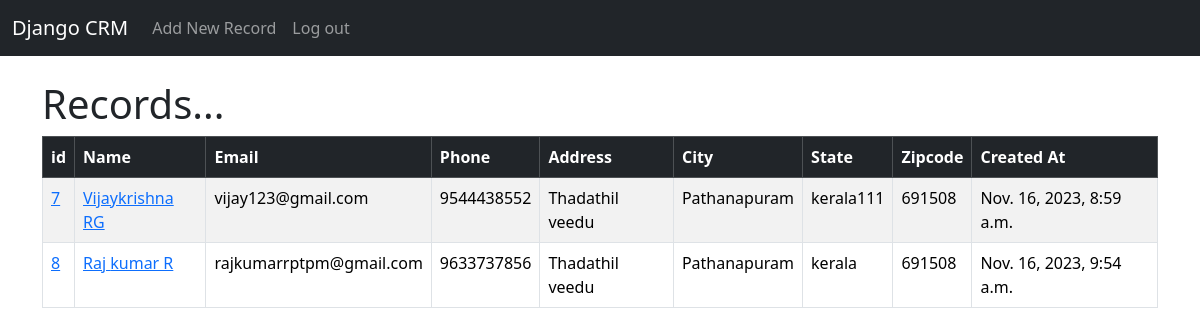
The app's page /home/ (signed in) with its own data.
### website/models.py (models this page shows, shortened)
class Record(models.Model):
    created_at = models.DateTimeField(auto_now_add=True)
    first_name = models.CharField(max_length=50)
    last_name = models.CharField(max_length=50)
    email = models.EmailField(max_length=100)
    phone = models.IntegerField()
    address = models.TextField(max_length=300)
    city = models.CharField(max_length=50)
    state = models.CharField(max_length=50)
    zipcode = models.CharField(max_length=50)

### website/views.py (the view)
# urls.py: 2. Add a URL to urlpatterns:  path('', views.home, name='home')
def home(request, ):
    records = Record.objects.all()
    if request.method == "POST":
        username = request.POST['username']
        password = request.POST['password']
        user = authenticate(request, username=username, password=password)
        if user is not None:
            login(request,user)
            messages.success(request,"You Have Been Logged In!")
            return redirect('home')
        else:
            messages.error(request,"There Was An Error Logging In,Please Try Again!!!")
            return redirect('home')
    else:
        return render(request,'home.html',{'records': records})

### website/templates/home.html (shortened to what this page needs)
{% extends 'base.html' %}
{% block content %}
    {% if user.is_authenticated %}
        <h1>Records...</h1>
        <table class="table table-striped table-hover table-bordered ">
            <thead class="table-dark">
                <tr>
                    <th scope="col">id</th>
                    <th scope="col">Name</th>
                    <th scope="col">Email</th>
                    <th scope="col">Phone</th>
                    <th scope="col">Address</th>
                    <th scope="col">City</th>
                    <th scope="col">State</th>
                    <th scope="col">Zipcode</th>
                    <th scope="col">Created At </th>
                </tr>
            </thead>
            <tbody>
                {% if records %}
                    {% for record in records %}
                        <tr>
                            <td><a href="{% url 'record' record.id %}">{{ record.id }}</a></td>
                            <td><a href="{% url 'record' record.id %}">{{ record.first_name }} {{ record.last_name }}</a></td>
                            <td>{{ record.email }}</td>
                            <td>{{ record.phone }}</td>
                            <td>{{ record.address }}</td>
                            <td>{{ record.city }}</td>
                            <td>{{ record.state }}</td>
                            <td>{{ record.zipcode }}</td>
                            <td>{{ record.created_at }}</td>
                        </tr>
                    {% endfor %}
                {% endif %}
            </tbody>
        </table>
    {% endif %}
</div>
{% endblock %}

### website/templates/base.html (shortened to what this page needs)
<!DOCTYPE html>
<html lang="en">
<head>
    <link href="https://cdn.jsdelivr.net/npm/bootstrap@5.3.2/dist/css/bootstrap.min.css" rel="stylesheet">
</head>
<body>
{% include 'includes/navbar.html' %}
    <div class="container">
<br>
        {% block content %}
        {% endblock %}
</body>
</html>

### website/templates/includes/navbar.html (shortened to what this page needs)
<nav class="navbar navbar-expand-lg navbar-dark bg-dark">
    <div class="container-fluid">
        <a class="navbar-brand" href="{% url 'home' %}">Django CRM</a>
        <div class="collapse navbar-collapse" id="navbarSupportedContent">
            <ul class="navbar-nav me-auto mb-2 mb-lg-0">
                {% if user.is_authenticated %}
                    <li class="nav-item">
                      <a class="nav-link" href="{% url 'add_record' %}">Add New Record</a>
                    </li>
                    <li class="nav-item">
                      <a class="nav-link" href="{% url 'logout' %}">Log out</a>
                    </li>
                {% endif %}
            </ul>
        </div>
    </div>
</nav>

### records on screen
Record: id "7", first_name "Vijaykrishna", last_name "RG", email "vijay123@gmail.com", phone "9544438552", address "Thadathil veedu", city "Pathanapuram", state "kerala111", zipcode "691508", created_at "Nov. 16, 2023, 8:59 a.m."
Record: id "8", first_name "Raj", last_name "kumar R", email "rajkumarrptpm@gmail.com", phone "9633737856", address "Thadathil veedu", city "Pathanapuram", state "kerala", zipcode "691508", created_at "Nov. 16, 2023, 9:54 a.m."
